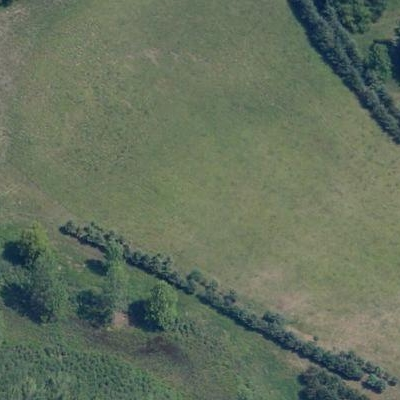
#> input picture Dataset/RSSCN7-master/aGrass/a005.jpg, 400 x 400 px
$ python -i Descriptors_calcul.py   (imports and definitions only)   (older library calls are emulated)
#> lines starting #> are read from the running program, lines starting #| are printed output that depends on the picture; after the words box and inside, x2 and y2 are one past the last pixel; in counts of white or black regions, pixels touching at a corner belong together
import cv2
import numpy as np

def calculate_descriptors(image_path):
    """
    Calculate comprehensive image descriptors from an input image.

    Args:
        image_path (str): Path to the input image

    Returns:
        dict: Dictionary of image descriptors
    """
    # Load image
    image = cv2.imread(image_path)
#> image is the input picture: shape (400, 400, 3); mean B, G, R 93.4, 112.2, 99.7
    if image is None:
        raise FileNotFoundError(f"Image at {image_path} not found.")

    # Calculate descriptors
    color_features = calculate_color_features(image)
    texture_features = calculate_texture_features(image)
    shape_features = calculate_shape_features(image)

    return {
        "color": color_features,
        "texture": texture_features,
        "shape": shape_features
    }

def calculate_color_features(image):
    """
    Extract color-based features from an image.

    Args:
        image (numpy.ndarray): Input image

    Returns:
        dict: Color-based features
    """
    # Color histogram
    hist_b = cv2.calcHist([image], [0], None, [256], [0, 256]).flatten()
#> hist_b = 256 values, max 7921 at index 96, min 0 at index 0, mean 625
    hist_g = cv2.calcHist([image], [1], None, [256], [0, 256]).flatten()
#> hist_g = 256 values, max 5668 at index 122, min 0 at index 0, mean 625
    hist_r = cv2.calcHist([image], [2], None, [256], [0, 256]).flatten()
#> hist_r = 256 values, max 4110 at index 109, min 0 at index 0, mean 625

    # Normalize histograms
    color_histogram = np.concatenate([
        hist_b / (np.sum(hist_b) + 1e-10),
        hist_g / (np.sum(hist_g) + 1e-10),
        hist_r / (np.sum(hist_r) + 1e-10)
    ])
#> color_histogram = 768 values, max 0.0495 at index 96, min 0 at index 0, mean 0.00391

    # Dominant colors using K-means
    reshaped_image = image.reshape((-1, 3)).astype(np.float32)
    k = 3  # Number of dominant colors
    criteria = (cv2.TERM_CRITERIA_EPS + cv2.TERM_CRITERIA_MAX_ITER, 10, 1.0)
    _, labels, centers = cv2.kmeans(
        reshaped_image, k, None, criteria, 10, cv2.KMEANS_RANDOM_CENTERS
    )
#> centers = [[67.11, 61.96, 40.59], [99.9, 124, 115.2], [87.83, 102.8, 84.61]]

    # Prepare dominant colors feature
    dominant_colors = np.concatenate([
        centers.flatten(),  # Color centers
        np.array([np.sum(labels == i) / len(labels) for i in range(k)])  # Color percentages
    ])
#> dominant_colors = [67.11, 61.96, 40.59, 99.9, 124, 115.2, 87.83, 102.8, 84.61, 0.101, 0.638, 0.261]
#> in calculate_descriptors, `color_features = calculate_color_features(image)`: color_features = 2 items

    return {
        "histogram": color_histogram,
        "dominant_colors": dominant_colors
    }

def calculate_texture_features(image):
    """
    Extract texture-based features from an image.

    Args:
        image (numpy.ndarray): Input image

    Returns:
        dict: Texture-based features
    """
    # Convert to grayscale
    gray_image = cv2.cvtColor(image, cv2.COLOR_BGR2GRAY)
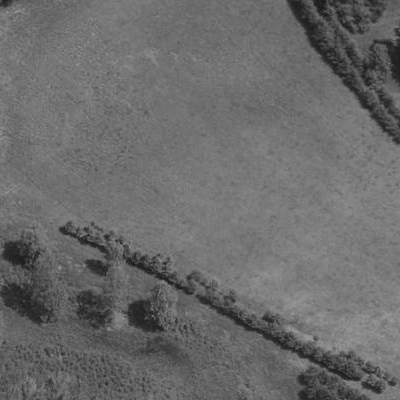
#> gray_image: shape (400, 400); min 22, max 154, mean 106.3

    # Gabor filter features
    gabor_features = calculate_gabor_features(gray_image)

    # GLCM features
    glcm_features = calculate_glcm_features(gray_image)

    return {
        "gabor_filters": gabor_features,
        "glcm_features": glcm_features
    }

def calculate_gabor_features(gray_image):
    """
    Compute Gabor filter features.

    Args:
        gray_image (numpy.ndarray): Grayscale input image

    Returns:
        numpy.ndarray: Gabor filter responses
    """
    kernels = []
    responses = []

    for theta in range(4):
        theta_rad = theta / 4.0 * np.pi
        kernel = cv2.getGaborKernel(
            (21, 21), 8.0, theta_rad, 10.0, 0.5, 0, ktype=cv2.CV_32F
        )
        kernels.append(kernel)

        # Apply Gabor filter and compute mean response
        filtered = cv2.filter2D(gray_image, cv2.CV_8UC1, kernel)
        responses.append(np.mean(filtered))
#> this loop made 4 passes
#> pass 1, in calculate_gabor_features, `filtered = cv2.filter2D(gray_image, cv2.CV_8UC1, kernel)`:
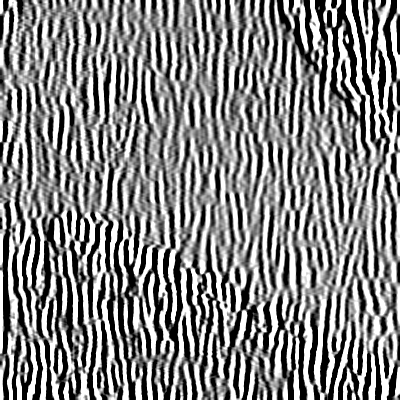
#> filtered: shape (400, 400); min 0, max 255, mean 132.7
#> pass 2, in calculate_gabor_features, `filtered = cv2.filter2D(gray_image, cv2.CV_8UC1, kernel)`:
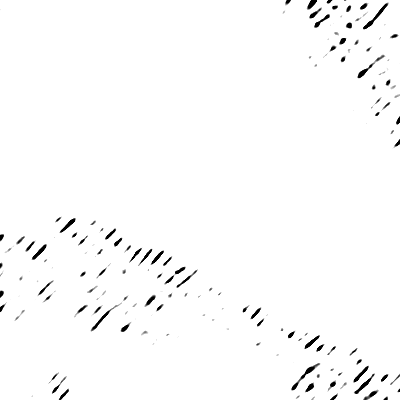
#> filtered: shape (400, 400); min 0, max 255, mean 251
#> pass 3, in calculate_gabor_features, `filtered = cv2.filter2D(gray_image, cv2.CV_8UC1, kernel)`:
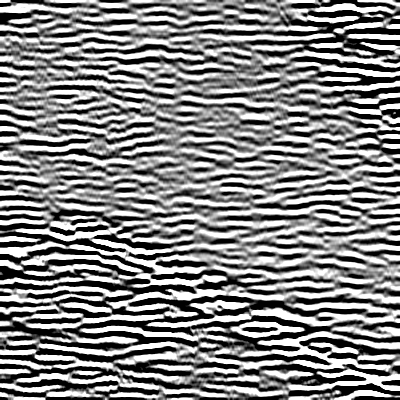
#> filtered: shape (400, 400); min 0, max 255, mean 131.1
#> after the loop:
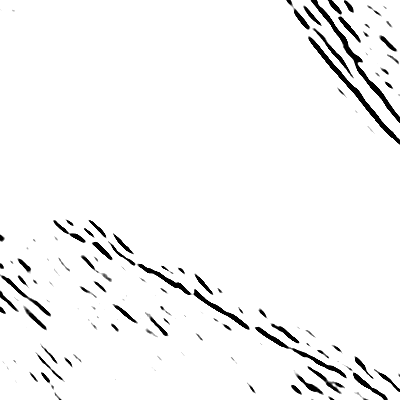
#> filtered: shape (400, 400); min 0, max 255, mean 245.4
#> after the loop, kernels = 4 items; responses = [132.7, 251, 131.1, 245.4]

    return np.array(responses)

def calculate_glcm_features(gray_image):
    """
    Compute Gray Level Co-occurrence Matrix (GLCM) features.

    Args:
        gray_image (numpy.ndarray): Grayscale input image

    Returns:
        numpy.ndarray: GLCM-based texture features
    """
    # Define GLCM parameters
    distances = [1]
    angles = [0, np.pi/4, np.pi/2, 3*np.pi/4]
#> angles = [0, 0.785, 1.57, 2.36]

    all_features = []

    for angle in angles:
        # Compute GLCM
        glcm = np.zeros((256, 256), dtype=np.float32)
        offset_x = int(np.cos(angle))
        offset_y = int(np.sin(angle))

        for x in range(gray_image.shape[0] - abs(offset_y)):
            for y in range(gray_image.shape[1] - abs(offset_x)):
                i, j = gray_image[x, y], gray_image[x + offset_y, y + offset_x]
                glcm[i, j] += 1

        # Normalize GLCM
        glcm /= (np.sum(glcm) + 1e-10)

        # Compute texture features
        features = []

        # Contrast
        features.append(np.sum([(i - j)**2 * glcm[i, j] for i in range(256) for j in range(256)]))

        # Correlation
        features.append(np.sum([i * j * glcm[i, j] for i in range(256) for j in range(256)]))

        # Energy
        features.append(np.sum([glcm[i, j]**2 for i in range(256) for j in range(256)]))

        all_features.extend(features)
#> this loop made 4 passes
#> (angle, offset_x, offset_y) on passes 2 to 4: (0.785, 0, 0), (1.57, 0, 1), (2.36, 0, 0)
#> (offset_x, offset_y) on pass 1: (1, 0)
#> pass 1, in calculate_glcm_features, `glcm /= (np.sum(glcm) + 1e-10)`:
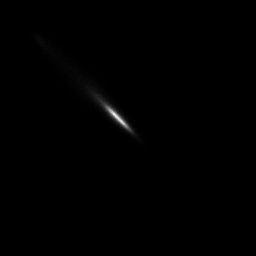
#> glcm: shape (256, 256) float32; min 0, max 0.00506, mean 1.53e-05; drawn with min black and max white
#> after the loop, all_features = [36.7, 11735.9, 0.00161, 0, 11754.8, 0.0196, 41.62, 11740.4, 0.00146, 0, 11754.8, 0.0196]
#> in calculate_texture_features, `glcm_features = calculate_glcm_features(gray_image)`: glcm_features has the same summary as all_features in calculate_glcm_features
#> in calculate_descriptors, `texture_features = calculate_texture_features(image)`: texture_features = {'gabor_filters': [132.7, 251, 131.1, 245.4], 'glcm_features': [36.7, 11735.9, 0.00161, 0, 11754.8, 0.0196, 41.62, 11740.4, 0.00146, 0, 11754.8, 0.0196]}

    return np.array(all_features)

def calculate_shape_features(image):
    """
    Extract shape-based features from an image.

    Args:
        image (numpy.ndarray): Input image

    Returns:
        dict: Shape-based features
    """
    # Convert to grayscale and threshold
    gray_image = cv2.cvtColor(image, cv2.COLOR_BGR2GRAY)
    _, binary_image = cv2.threshold(gray_image, 127, 255, cv2.THRESH_BINARY)
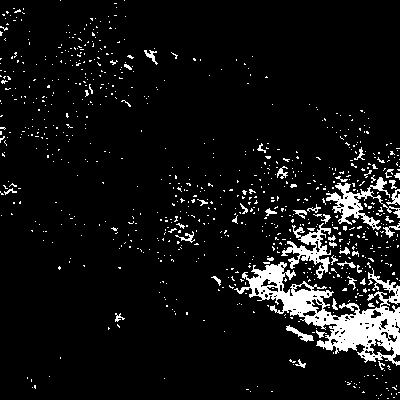
#> binary_image: shape (400, 400); 7.4% white; 835 white regions (790 under 20 px)

    # Find contours
    contours, _ = cv2.findContours(binary_image, cv2.RETR_EXTERNAL, cv2.CHAIN_APPROX_SIMPLE)
#> contours = 833 contours, 811 with area under 20; largest, box (x1, y1, x2, y2) and area: (234, 262, 400, 366) 5701, (326, 177, 400, 230) 909, (281, 223, 331, 279) 795, (286, 325, 314, 342) 110, (386, 189, 400, 205) 61

    if not contours:
        return {
            "hu_moments": np.zeros(7),
            "shape_descriptors": np.zeros(3)
        }

    # Use largest contour
    largest_contour = max(contours, key=cv2.contourArea)
#> largest_contour = contour of 839 points, box (x1, y1, x2, y2) (234, 262, 400, 366), area 5701

    # Hu Moments
    moments = cv2.moments(largest_contour)
#> moments = moments, m00 5701, centre m10/m00, m01/m00 = (335.1, 314.2)
    hu_moments = cv2.HuMoments(moments).flatten()
#> hu_moments = [0.442, 0.123, 0.0176, 0.00738, 7.79e-05, 0.00244, -3.14e-05]

    # Additional shape descriptors
    x, y, w, h = cv2.boundingRect(largest_contour)
#> x = 234; y = 262; w = 166; h = 104
    aspect_ratio = w / h if h != 0 else 0
#> aspect_ratio = 1.6
    extent = cv2.contourArea(largest_contour) / (w * h) if w * h != 0 else 0
#> extent = 0.33

    shape_descriptors = np.array([aspect_ratio, extent, cv2.contourArea(largest_contour)])
#> shape_descriptors = [1.6, 0.33, 5701]

    return {
        "hu_moments": hu_moments,
        "shape_descriptors": shape_descriptors
    }

>>> result = calculate_descriptors('../../Dataset/RSSCN7-master/aGrass/a005.jpg')
#> in calculate_descriptors, `shape_features = calculate_shape_features(image)`: shape_features = {'hu_moments': [0.442, 0.123, 0.0176, 0.00738, 7.79e-05, 0.00244, -3.14e-05], 'shape_descriptors': [1.6, 0.33, 5701]}
#> result = 3 items

$ run again, on Dataset/RSSCN7-master/aGrass/a008.jpg
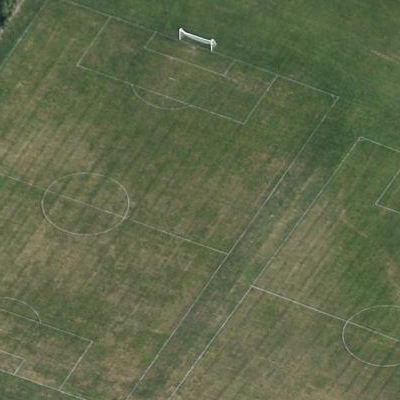
#> input picture Dataset/RSSCN7-master/aGrass/a008.jpg, 400 x 400 px
#> in calculate_descriptors, image is the input picture: shape (400, 400, 3); mean B, G, R 74.1, 105, 95.9
#> hist_b = 256 values, max 6023 at index 67, min 0 at index 0, mean 625
#> hist_g = 256 values, max 7010 at index 101, min 0 at index 0, mean 625
#> hist_r = 256 values, max 3885 at index 87, min 0 at index 0, mean 625
#> color_histogram = 768 values, max 0.0438 at index 357, min 0 at index 0, mean 0.00391
#> centers = [[63.26, 95.58, 79.69], [90.79, 119.8, 118.5], [75.01, 105.6, 98.34]]
#> dominant_colors = [63.26, 95.58, 79.69, 90.79, 119.8, 118.5, 75.01, 105.6, 98.34, 0.359, 0.213, 0.428]
#> color_features = 2 items
#> after the loop in calculate_gabor_features, `for theta in range(4):`:
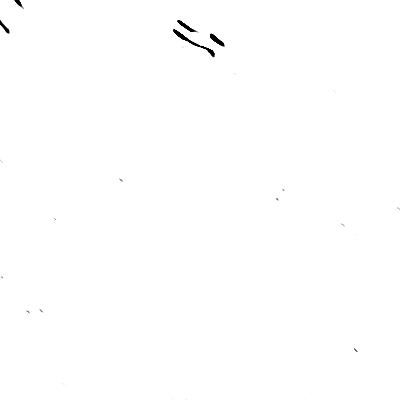
#> filtered: shape (400, 400); min 0, max 255, mean 254.4
#> after the loop in calculate_gabor_features, `for theta in range(4):`: kernels = 4 items; responses = [123, 252.3, 123.8, 254.4]
#> angles = [0, 0.785, 1.57, 2.36]
#> the loop in calculate_glcm_features, `for angle in angles:` made 4 passes
#> (angle, offset_x, offset_y) on passes 2 to 4: (0.785, 0, 0), (1.57, 0, 1), (2.36, 0, 0)
#> after the loop in calculate_glcm_features, `for angle in angles:`: all_features = [31.79, 9889.9, 0.00176, 0, 9905.4, 0.0249, 39.02, 9885.6, 0.00163, 0, 9905.4, 0.0249]
#> glcm_features has the same summary as all_features in calculate_glcm_features
#> texture_features = {'gabor_filters': [123, 252.3, 123.8, 254.4], 'glcm_features': [31.79, 9889.9, 0.00176, 0, 9905.4, 0.0249, 39.02, 9885.6, 0.00163, 0, 9905.4, 0.0249]}
#> in calculate_shape_features, `_, binary_image = cv2.threshold(gray_image, 127, 255, cv2.THRESH_BINARY)`:
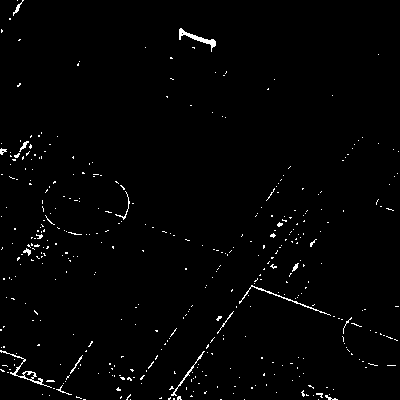
#> binary_image: shape (400, 400); 1.5% white in thin lines or dots
#> contours = 412 contours, 405 with area under 20; largest, box (x1, y1, x2, y2) and area: (179, 28, 216, 52) 151, (0, 350, 52, 388) 145, (239, 285, 331, 316) 63, (171, 351, 205, 396) 50, (19, 141, 29, 152) 22, (13, 0, 24, 16) 22, (23, 248, 31, 256) 20
#> largest_contour = contour of 55 points, box (x1, y1, x2, y2) (179, 28, 216, 52), area 151
#> moments = moments, m00 151, centre m10/m00, m01/m00 = (197.2, 37.78)
#> hu_moments = [1.03, 0.996, 0.00515, 0.00814, 5.24e-05, 0.00812, 4.51e-06]
#> x = 179; y = 28; w = 37; h = 24
#> aspect_ratio = 1.54
#> extent = 0.17
#> shape_descriptors = [1.54, 0.17, 151]
#> shape_features = {'hu_moments': [1.03, 0.996, 0.00515, 0.00814, 5.24e-05, 0.00812, 4.51e-06], 'shape_descriptors': [1.54, 0.17, 151]}
#> result = 3 items

$ run again, on Dataset/RSSCN7-master/aGrass/a017.jpg
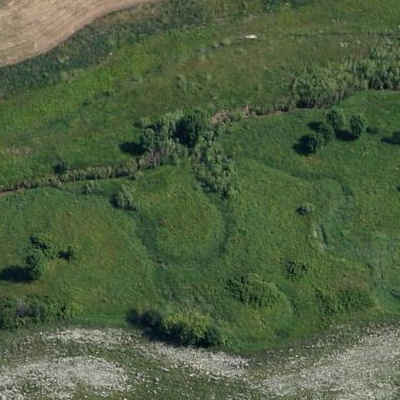
#> input picture Dataset/RSSCN7-master/aGrass/a017.jpg, 400 x 400 px
#> in calculate_descriptors, image is the input picture: shape (400, 400, 3); mean B, G, R 64.7, 96, 79.1
#> hist_b = 256 values, max 5478 at index 54, min 0 at index 193, mean 625
#> hist_g = 256 values, max 4670 at index 95, min 0 at index 0, mean 625
#> hist_r = 256 values, max 4282 at index 72, min 0 at index 209, mean 625
#> color_histogram = 768 values, max 0.0342 at index 54, min 0 at index 193, mean 0.00391
#> centers = [[124.8, 143, 145.3], [61.99, 97.3, 78.26], [42.9, 69.8, 49.17]]
#> dominant_colors = [124.8, 143, 145.3, 61.99, 97.3, 78.26, 42.9, 69.8, 49.17, 0.116, 0.645, 0.239]
#> color_features = 2 items
#> after the loop in calculate_gabor_features, `for theta in range(4):`:
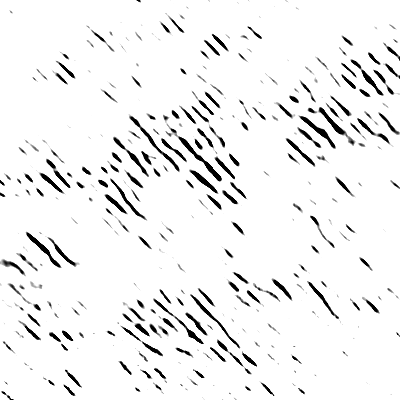
#> filtered: shape (400, 400); min 0, max 255, mean 240.9
#> after the loop in calculate_gabor_features, `for theta in range(4):`: kernels = 4 items; responses = [120, 247.5, 119.6, 240.9]
#> angles = [0, 0.785, 1.57, 2.36]
#> the loop in calculate_glcm_features, `for angle in angles:` made 4 passes
#> (angle, offset_x, offset_y) on passes 2 to 4: (0.785, 0, 0), (1.57, 0, 1), (2.36, 0, 0)
#> after the loop in calculate_glcm_features, `for angle in angles:`: all_features = [124.5, 8221, 0.00072, 0, 8284.3, 0.0173, 130.1, 8209.1, 0.000737, 0, 8284.3, 0.0173]
#> glcm_features has the same summary as all_features in calculate_glcm_features
#> texture_features = {'gabor_filters': [120, 247.5, 119.6, 240.9], 'glcm_features': [124.5, 8221, 0.00072, 0, 8284.3, 0.0173, 130.1, 8209.1, 0.000737, 0, 8284.3, 0.0173]}
#> in calculate_shape_features, `_, binary_image = cv2.threshold(gray_image, 127, 255, cv2.THRESH_BINARY)`:
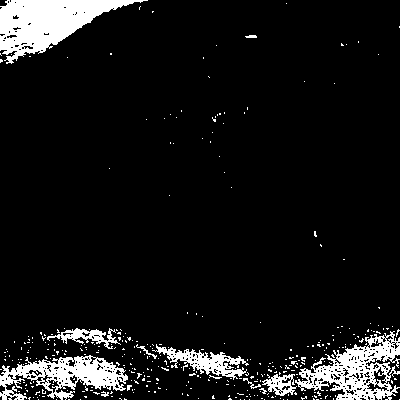
#> binary_image: shape (400, 400); 8.6% white; 364 white regions (351 under 20 px)
#> contours = 362 contours, 355 with area under 20; largest, box (x1, y1, x2, y2) and area: (0, 0, 148, 64) 4317, (295, 331, 400, 400) 3578, (0, 355, 128, 400) 2960, (152, 344, 249, 380) 1045, (47, 328, 121, 349) 462, (262, 374, 297, 396) 402, (136, 344, 157, 359) 26
#> largest_contour = contour of 178 points, box (x1, y1, x2, y2) (0, 0, 148, 64), area 4317
#> moments = moments, m00 4317, centre m10/m00, m01/m00 = (46.02, 21.82)
#> hu_moments = [0.266, 0.0363, 0.00831, 0.00337, 1.78e-05, 0.000641, -2.48e-07]
#> x = 0; w = 148; h = 64
#> aspect_ratio = 2.31
#> extent = 0.456
#> shape_descriptors = [2.31, 0.456, 4317]
#> shape_features = {'hu_moments': [0.266, 0.0363, 0.00831, 0.00337, 1.78e-05, 0.000641, -2.48e-07], 'shape_descriptors': [2.31, 0.456, 4317]}
#> result = 3 items
